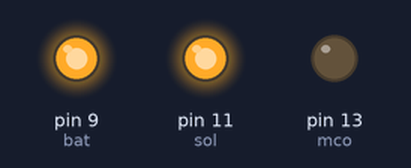
This sketch was run on a simulated Arduino Uno, built with avr-gcc and run on an emulated ATmega328P. Shown: output pins drawn as LEDs (lit = HIGH).

Above: at 0.1 s.
Timing chart, 0 to 1.6 s (numbered marks = the images above):
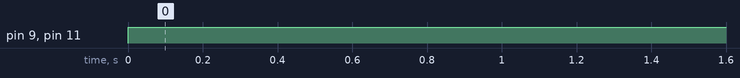

Measured:
- by itself, pin 9 (bat), pin 11 (sol): LOW → HIGH at 0.00 s

The sketch:

solar_relay.ino
```cpp
int mco=13;
int bat=9;
int sol=11;
void setup() {
  // put your setup code here, to run once:
  pinMode(mco,OUTPUT);
  pinMode(bat,OUTPUT);
  pinMode(sol,OUTPUT);
  digitalWrite(mco,LOW);
  digitalWrite(bat,LOW);
  digitalWrite(sol,LOW);

}

void loop() {
  // put your main code here, to run repeatedly:
float sen_sol=analogRead(A1)*5.0/1023;
float sen_bat=analogRead(A2)*5.0/1023;

if(sen_sol<4.33 && sen_sol>=4.0)
  {
    digitalWrite(bat,LOW);
    digitalWrite(sol, HIGH);
    digitalWrite(mco,HIGH);

  }
 else
  {
    if(sen_bat<4.33 && sen_bat>=3.83)
    {
      digitalWrite(sol,LOW);
      digitalWrite(bat,HIGH);
      digitalWrite(mco,HIGH);

    }
    else
    {
      while(sen_bat<4.17)
      {
        digitalWrite(mco,LOW);
        digitalWrite(sol,HIGH);
        digitalWrite(bat,HIGH);
        delay(300000);
        digitalWrite(sol,LOW);
        digitalWrite(bat,LOW);
        delay(30000);

        float sen_bat=analogRead(A2)*5.0/1023;
      }

    }

   }
 }
```
